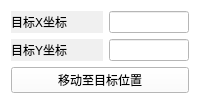
          <widget class="QWidget" name="QuickMoveEnableWidget" native="true">
           <property name="styleSheet">
            <string notr="true">background-color: rgb(255, 255, 255);</string>
           </property>
           <layout class="QVBoxLayout" name="verticalLayout_6">
            <item>
             <layout class="QVBoxLayout" name="verticalLayout_3">
              <item>
               <layout class="QHBoxLayout" name="horizontalLayout_2">
                <item>
                 <widget class="QLabel" name="label_27">
                  <property name="minimumSize">
                   <size>
                    <width>0</width>
                    <height>0</height>
                   </size>
                  </property>
                  <property name="maximumSize">
                   <size>
                    <width>120</width>
                    <height>70</height>
                   </size>
                  </property>
                  <property name="styleSheet">
                   <string notr="true">background-color: rgb(240, 240, 240);</string>
                  </property>
                  <property name="text">
                   <string>目标X坐标</string>
                  </property>
                 </widget>
                </item>
                <item>
                 <widget class="QLineEdit" name="TargetXposEdit">
                  <property name="sizePolicy">
                   <sizepolicy hsizetype="Expanding" vsizetype="Preferred">
                    <horstretch>0</horstretch>
                    <verstretch>0</verstretch>
                   </sizepolicy>
                  </property>
                  <property name="minimumSize">
                   <size>
                    <width>0</width>
                    <height>0</height>
                   </size>
                  </property>
                  <property name="maximumSize">
                   <size>
                    <width>80</width>
                    <height>40</height>
                   </size>
                  </property>
                 </widget>
                </item>
               </layout>
              </item>
              <item>
               <layout class="QHBoxLayout" name="horizontalLayout_4">
                <item>
                 <widget class="QLabel" name="label_28">
                  <property name="minimumSize">
                   <size>
                    <width>0</width>
                    <height>0</height>
                   </size>
                  </property>
                  <property name="maximumSize">
                   <size>
                    <width>120</width>
                    <height>70</height>
                   </size>
                  </property>
                  <property name="styleSheet">
                   <string notr="true">background-color: rgb(240, 240, 240);</string>
                  </property>
                  <property name="text">
                   <string>目标Y坐标</string>
                  </property>
                 </widget>
                </item>
                <item>
                 <widget class="QLineEdit" name="TargetYposEdit">
                  <property name="sizePolicy">
                   <sizepolicy hsizetype="Expanding" vsizetype="Preferred">
                    <horstretch>0</horstretch>
                    <verstretch>0</verstretch>
                   </sizepolicy>
                  </property>
                  <property name="minimumSize">
                   <size>
                    <width>0</width>
                    <height>0</height>
                   </size>
                  </property>
                  <property name="maximumSize">
                   <size>
                    <width>80</width>
                    <height>40</height>
                   </size>
                  </property>
                 </widget>
                </item>
               </layout>
              </item>
              <item>
               <widget class="QPushButton" name="QMoveEnableWidgetButton">
                <property name="styleSheet">
                 <string notr="true"/>
                </property>
                <property name="text">
                 <string>移动至目标位置</string>
                </property>
               </widget>
              </item>
             </layout>
            </item>
           </layout>
          </widget>
